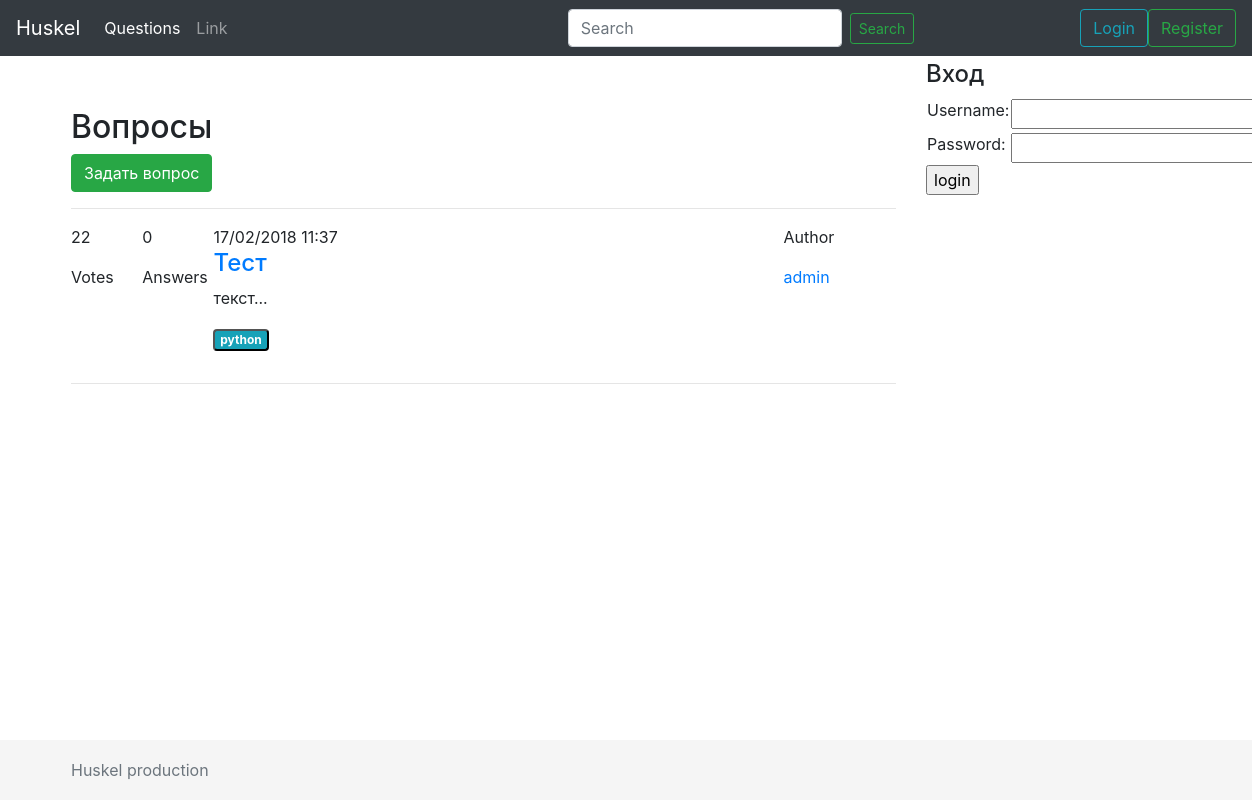
Page /questions/ on the earlier database version.
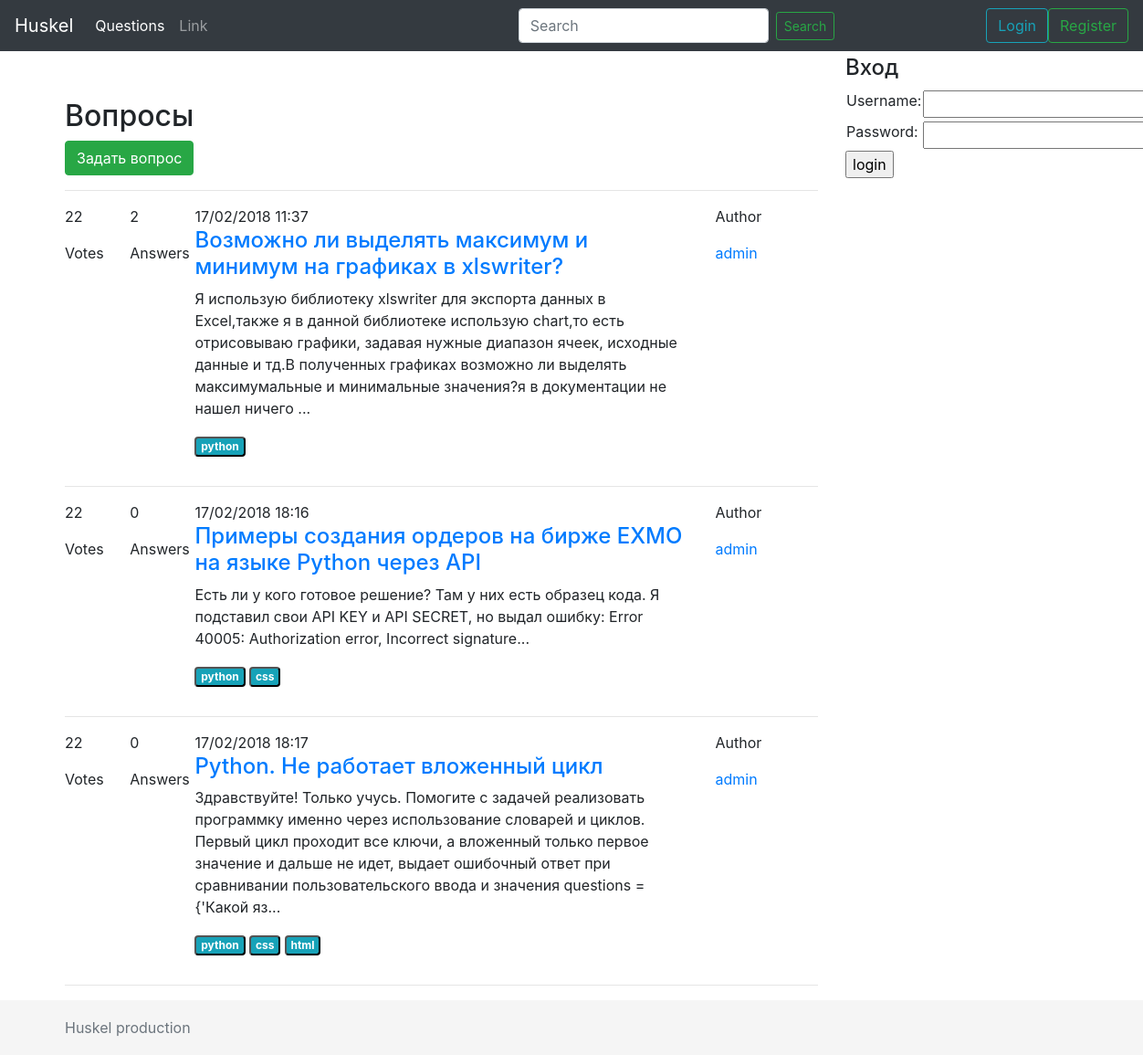
Same page on the later database version.
### questions/models.py (models this page shows)
class Question(models.Model):
    title = models.CharField(max_length=240)
    text = models.TextField(max_length=900)
    author = models.ForeignKey(Profile)
    pub_date = models.DateTimeField('date published')
    tags = models.ManyToManyField(Tag)

class Tag(models.Model):
    word = models.CharField(max_length=35)
    def __str__(self):
        return self.word

class Profile(AbstractUser):
    avatar = models.ImageField(upload_to='questions/static/images/avatars', blank=True, null=True)
    class Meta:
        app_label = 'questions'

### questions/views.py (the view)
def main(request):
    questions = Question.objects.all()
    for question in questions:
        answers = Answer.objects.filter(question=question).all()
        question.ans = len(answers)
    form = UserForm()
    return render(request, 'main.html', {'questions': questions, 'form': form})

### questions/forms.py
class UserForm(forms.ModelForm):
    class Meta:
        model = Profile
        fields = ('username', 'password')

### questions/templates/main.html (shortened to what this page needs)
<!doctype html>
<html lang="en">
    <head>
        <link href="/static/js/bootstrap/dist/css/bootstrap.min.css" rel="stylesheet">
        <link href="/static/css/main.css" rel="stylesheet">
    </head>
    <body>
        <header>
            <nav class="navbar navbar-expand-md navbar-dark fixed-top bg-dark">
            <a class="navbar-brand" href="/">Huskel</a>
            <div class="collapse navbar-collapse" id="navbarCollapse">
                <ul class="navbar-nav mr-auto">
                    <li class="nav-item active">
                        <a class="nav-link" href="/questions">Questions <span class="sr-only">(current)</span></a>
                    </li>
                    <li class="nav-item">
                        <a class="nav-link" href="#">Link</a>
                    </li>
                </ul>
                <form class="form-inline mx-auto">
                    <input class="form-control mr-sm-2" type="text" placeholder="Search" aria-label="Search">
                    <button class="btn btn-outline-success my-2 my-sm-0 btn-sm" type="submit">Search</button>
                </form>
                {% if not user.is_authenticated %}
                    <a class="btn btn-outline-info" href="/login">Login</a>
                    <a class="btn btn-outline-success" href="/registration">Register</a>
                {% else %}
                <span style="color: grey">User: </span><a href="/user/"><h6 style="color: white">{{ user.get_username }}</h6></a>
                <a class="btn btn-danger btn-sm" href="/logout">Logout</a>
              {% endif %}
            </div>
            </nav>
        </header>
        <main role="main" class="container">
            {% block content %}
            <div class="row">
                <div class="col-9">
                    <h2 class="mt-5">Вопросы</h2>
                    <a class="btn btn-success" href="add_question">Задать вопрос</a>
                    <hr>
                    {% for question in questions %}
                        <div class="row">
                            <div class="col-1">
                                <p>22</p>
                                <p>Votes</p>
                            </div>
                            <div class="col-1">
                                <p>{{ question.ans }}</p>
                                <p>Answers</p>
                            </div>
                            <div class="col-8">
                                <div class="date">
                                    {{ question.pub_date | date:"d/m/Y H:i"}}
                                </div>
                                <h4><a href="/questions/{{ question.id }}">{{ question.title }}</a></h4>
                                <p>{{ question.text|stringformat:".300s" }}...</p>
                                <p>
                                {% for tag in question.tags.all %}
                                    <button class="badge badge-info">{{ tag }}</button>
                                {% endfor %}
                                </p>
                            </div>
                            <div class="col-1">
                                <p>Author</p>
                                <a href="user/{{ question.author.id }}">{{ question.author }}</a>
                            </div>
                        </div><hr>
                    {% endfor %}
                </div>
                {% endblock %}
                {% block login %}
                <div class="col-3">
                    {% if not user.is_authenticated %}
                    <h4>Вход</h4>
                    <form method="post" action="{% url 'view_login' %}">
                    <table width="200px">
                    <tr>
                        <td>{{ form.username.label_tag }}</td>
                        <td>{{ form.username }}</td>
                    </tr>
                    <tr>
                        <td>{{ form.password.label_tag }}</td>
                        <td>{{ form.password }}</td>
                    </tr>
                    </table>
                    <input type="submit" value="login" />
                    </form>
                    {% endif %}
                    {% endblock %}
                </div>
            </div>
    </main>
    <footer class="footer">
      <div class="container">
        <span class="text-muted">Huskel production</span>
      </div>
    </footer>
  </body>
</html>

### questions/static/css/main.css (style rules this page uses)
html { position: relative; min-height: 100%; }
body { margin-bottom: 60px; }
.footer { position: absolute; bottom: 0; width: 100%; height: 60px; line-height: 60px; background-color: #f5f5f5; }
body > .container { padding: 60px 15px 0; }
.footer > .container { padding-right: 15px; padding-left: 15px; }

Differences in the rows shown:
changed Question: ans "0" → "2"; title "Тест" → "Возможно ли выделять максимум и минимум на графиках в xlswriter?"; text "текст" → "Я использую библиотеку xlswriter для экспорта данных в Excel,также я в данной библиотеке использую chart,то есть отрисовываю графики, задавая нужные диапазон ячеек, исходные данные и тд.В полученных графиках возможно ли выделять максимумальные и минимальные значения?я в документации не нашел ничего"
added Question: ans "0", pub_date "17/02/2018 18:16", title "Примеры создания ордеров на бирже EXMO на языке Python через API", text "Есть ли у кого готовое решение? Там у них есть образец кода. Я подставил свои API KEY и API SECRET, но выдал ошибку: Error 40005: Authorization error, Incorrect signature", author "admin", Tag (word "python")
added Tag: word "css"
added Question: ans "0", pub_date "17/02/2018 18:17", title "Python. Не работает вложенный цикл", text "Здравствуйте! Только учусь. Помогите с задачей реализовать программку именно через использование словарей и циклов. Первый цикл проходит все ключи, а вложенный только первое значение и дальше не идет, выдает ошибочный ответ при сравнивании пользовательского ввода и значения questions = {'Какой яз", author "admin", Tag (word "python")
added Tag: word "html", shown under "0"
